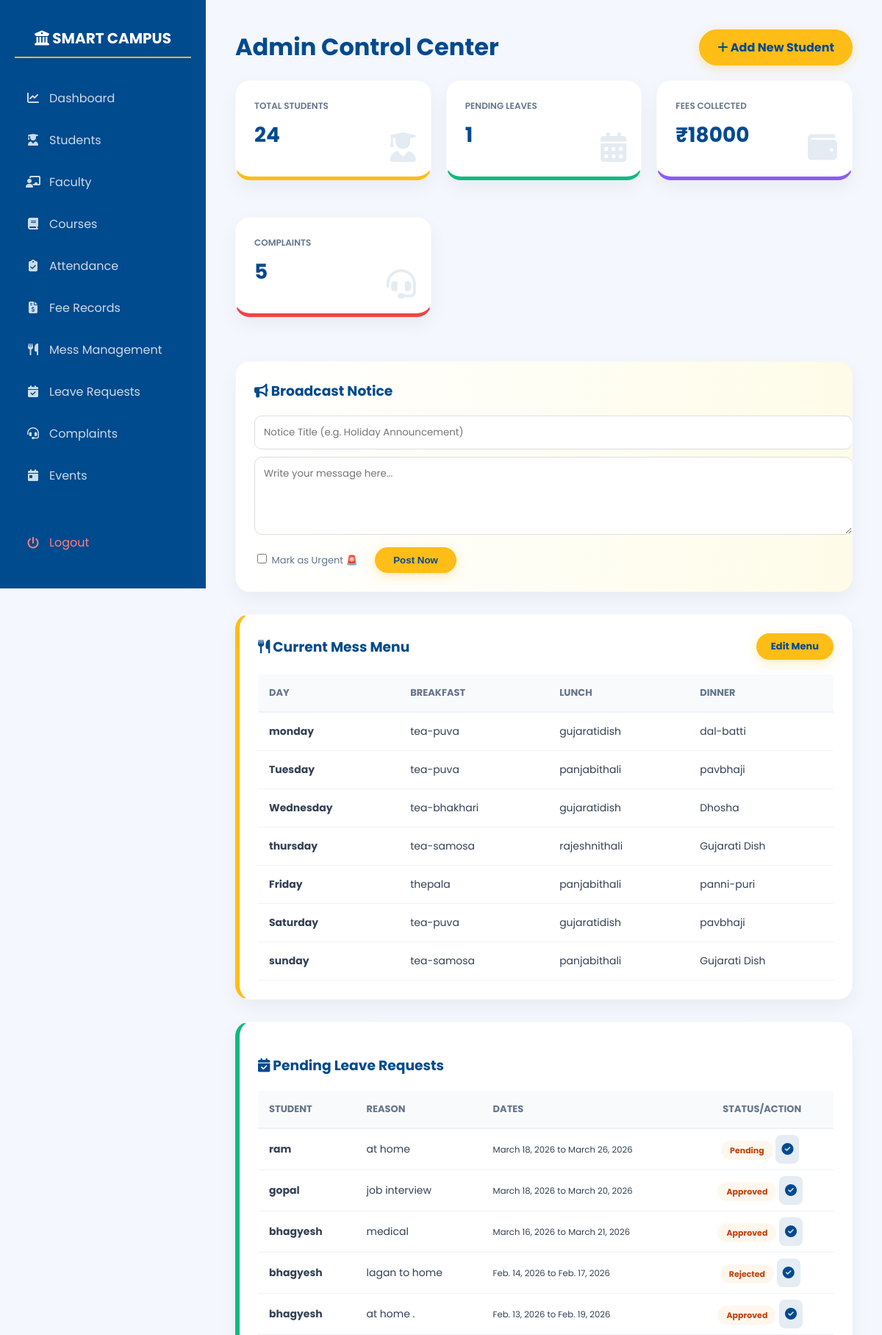
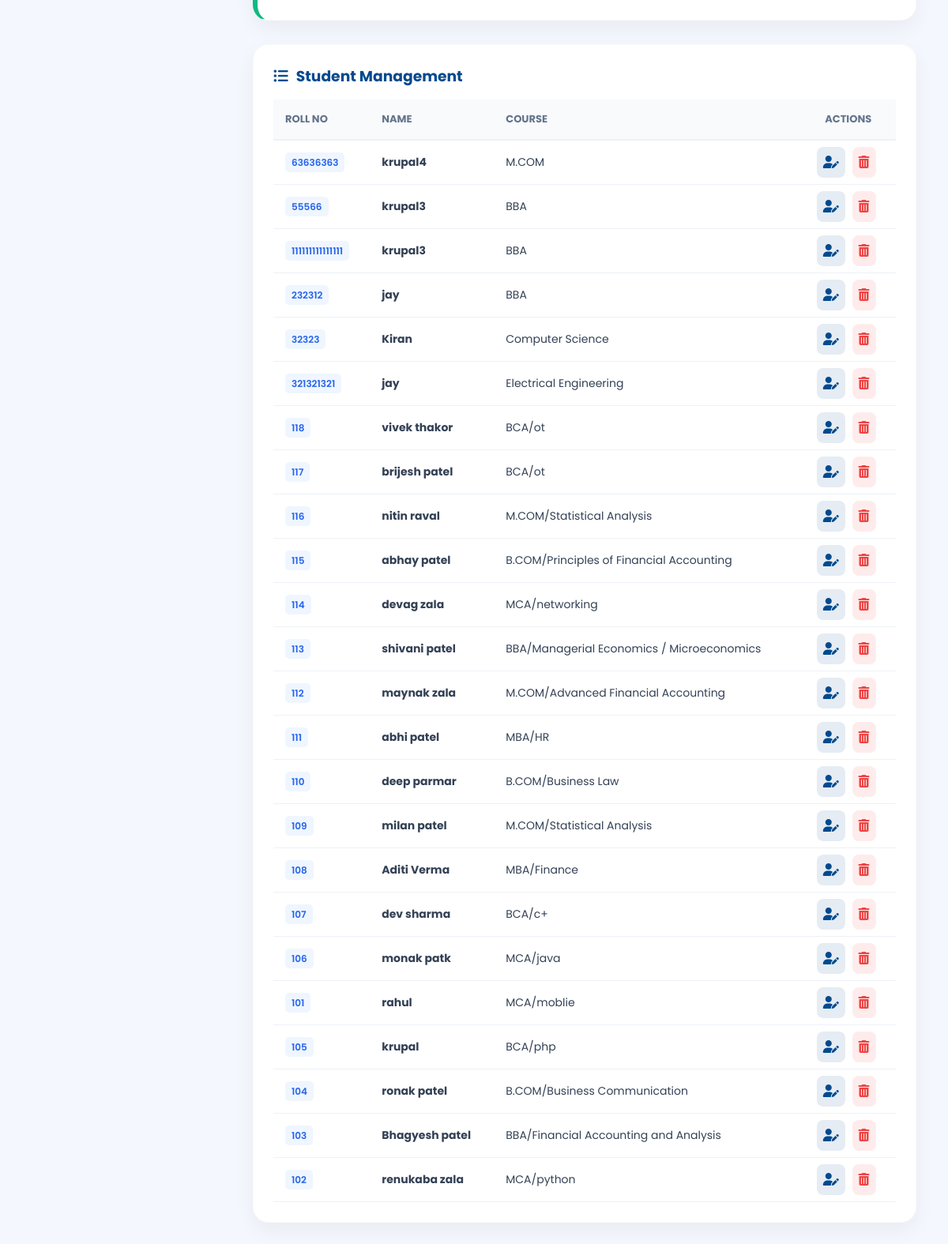
The page /master-admin/ (signed in) on the database its author committed (2 pictures, top to bottom).
### campus/models.py (models this page shows, shortened)
class MessMenu(models.Model):
    day = models.CharField(max_length=20)
    breakfast = models.CharField(max_length=200)
    lunch = models.CharField(max_length=200)
    dinner = models.CharField(max_length=200)

class LeaveApplication(models.Model):
    user = models.ForeignKey(User, on_delete=models.CASCADE)
    start_date = models.DateField()
    end_date = models.DateField()
    reason = models.TextField()
    status = models.CharField(max_length=20, default='Pending', choices=[
        ('Pending', 'Pending'),
        ('Approved', 'Approved'),
        ('Rejected', 'Rejected')
    ])
    created_at = models.DateTimeField(auto_now_add=True)

class Student(models.Model):
    user = models.OneToOneField(
        User,
        on_delete=models.SET_NULL,
        null=True,
        blank=True,
        related_name='student_profile',
    )
    name = models.CharField(max_length=100)
    roll_no = models.CharField(max_length=50, unique=True)
    course = models.CharField(max_length=100, null=True, blank=True)
    email = models.EmailField(blank=True, null=True)
    phone = models.CharField(max_length=20, blank=True, null=True)
    photo = models.ImageField(upload_to='student_photos/', null=True, blank=True)
    qr_code = models.ImageField(upload_to='qr_codes/', blank=True, null=True)

### campus/views.py (the view, shortened to what this page needs)
# urls.py: path('master-admin/', views.master_admin, name='master_admin'),
def master_admin(request):
    if not _is_faculty(request.user):
        return redirect('admin_login')
    students = Student.objects.all().order_by('-id')
    faculties = Faculty.objects.all().order_by('-id')
    courses = Course.objects.all()
    all_leaves = LeaveApplication.objects.all().order_by('-created_at')
    current_mess_menu = MessMenu.objects.all()
    total_working_days = Attendance.objects.values('date').distinct().count() or 1
    low_attendance_list = []
    all_students_with_attendance = Student.objects.annotate(
        present_days=Count('attendance', filter=Q(attendance__status='Present'))
    )
    for s in all_students_with_attendance:
        attendance_percent = (s.present_days / total_working_days) * 100
        if attendance_percent < 75:
            s.attendance_perc = round(attendance_percent, 1)
            low_attendance_list.append(s)
    recent_transactions = []
    total_collected = 0
    try:
        all_transactions = Payment.objects.all().order_by('-id')
        recent_transactions = all_transactions[:5]
        total_collected = all_transactions.aggregate(Sum('amount'))['amount__sum'] or 0
    except Exception as e:
        print(f"Finance Error: {e}")
    complaints = Complaint.objects.all().order_by('-id')
    notices = Notice.objects.all().order_by('-date_posted')[:5]
    context = {
        'students': students,
        'faculties': faculties,
        'courses': courses,
        'recent_transactions': recent_transactions,
        'complaints': complaints,
        'all_leaves': all_leaves,
        'current_mess_menu': current_mess_menu,
        'notices': notices,
        'low_attendance_list': low_attendance_list,
        'total_students': students.count(),
        'total_faculty': faculties.count(),
        'total_courses': courses.count(),
        'total_collected': total_collected,
        'pending_complaints': complaints.count(),
        'pending_leaves': all_leaves.filter(status='Pending').count(),
        'short_attendance_count': len(low_attendance_list),
    }
    return render(request, 'master_admin.html', context)

### campus/views.py (called while the page is built)
def _is_faculty(user):
    if not user or not user.is_authenticated:
        return False
    if user.is_superuser:
        return True
    return Faculty.objects.filter(user=user).exists()

### campus/templates/master_admin.html (shortened to what this page needs)
<!DOCTYPE html>
<html lang="en">
<head>
    <link rel="stylesheet" href="https://cdnjs.cloudflare.com/ajax/libs/font-awesome/6.4.0/css/all.min.css">
</head>
<body>
    <div class="sidebar">
        <h2><i class="fas fa-university"></i> SMART CAMPUS</h2>
        <a href="{% url 'master_admin' %}" class="nav-item"><i class="fas fa-chart-line"></i> Dashboard</a>
        <a href="{% url 'students_page' %}" class="nav-item"><i class="fas fa-user-graduate"></i> Students</a>
        <a href="{% url 'faculty_page' %}" class="nav-item"><i class="fas fa-chalkboard-teacher"></i> Faculty</a>
        <a href="{% url 'courses_page' %}" class="nav-item"><i class="fas fa-book"></i> Courses</a>
        <a href="{% url 'mark_attendance' %}" class="nav-item"><i class="fas fa-clipboard-check"></i> Attendance</a>
        <a href="{% url 'fee_records' %}" class="nav-item"><i class="fas fa-file-invoice-dollar"></i> Fee Records</a>
        <a href="{% url 'master_admin' %}#mess-section" class="nav-item"><i class="fas fa-utensils"></i> Mess Management</a>
        <a href="{% url 'master_admin' %}#leave-section" class="nav-item"><i class="fas fa-calendar-check"></i> Leave Requests</a>
        <a href="{% url 'master_admin' %}#complaint-section" class="nav-item"><i class="fas fa-headset"></i> Complaints</a>
        <a href="{% url 'events_page' %}" class="nav-item"><i class="fas fa-calendar-day"></i> Events</a>
        <div style="position: absolute; bottom: 30px; width: calc(100% - 40px);">
            <a href="{% url 'logout' %}" class="nav-item" style="color: #ff7e7e;"><i class="fas fa-power-off"></i> Logout</a>
        </div>
    </div>
    <div class="content">
        <a href="{% url 'add_student' %}" class="btn-add"><i class="fas fa-plus"></i> Add New Student</a>
        <h1 style="color: var(--ksv-blue); margin-top: 0; font-weight: 700;">Admin Control Center</h1>
        <div class="stat-grid">
            <div class="card stat-card">
                <p style="color: #64748b; margin: 0; font-weight: 600; font-size: 12px; text-transform: uppercase;">Total Students</p>
                <h2 style="margin: 10px 0; color: var(--ksv-blue); font-size: 28px;">{{ total_students }}</h2>
                <i class="fas fa-user-graduate"></i>
            </div>
            <div class="card stat-card" style="border-bottom-color: var(--success);">
                <p style="color: #64748b; margin: 0; font-weight: 600; font-size: 12px; text-transform: uppercase;">Pending Leaves</p>
                <h2 style="margin: 10px 0; color: var(--ksv-blue); font-size: 28px;">{{ pending_leaves|default:"0" }}</h2>
                <i class="fas fa-calendar-alt"></i>
            </div>
            <div class="card stat-card" style="border-bottom-color: #8b5cf6;">
                <p style="color: #64748b; margin: 0; font-weight: 600; font-size: 12px; text-transform: uppercase;">Fees Collected</p>
                <h2 style="margin: 10px 0; color: var(--ksv-blue); font-size: 28px;">₹{{ total_collected|default:"0" }}</h2>
                <i class="fas fa-wallet"></i>
            </div>
            <div class="card stat-card" style="border-bottom-color: var(--danger);">
                <p style="color: #64748b; margin: 0; font-weight: 600; font-size: 12px; text-transform: uppercase;">Complaints</p>
                <h2 style="margin: 10px 0; color: var(--ksv-blue); font-size: 28px;">{{ pending_complaints }}</h2>
                <i class="fas fa-headset"></i>
            </div>
        </div>
        <div class="card" style="background: linear-gradient(to right, #ffffff, #fefce8);">
            <h3 style="margin-top:0; color: var(--ksv-blue);"><i class="fas fa-bullhorn"></i> Broadcast Notice</h3>
            <form method="POST">
                <input type="text" name="title" placeholder="Notice Title (e.g. Holiday Announcement)" class="notice-input" required>
                <textarea name="message" placeholder="Write your message here..." class="notice-input" style="height: 80px;" required></textarea>
                <label style="font-size: 13px; color: #64748b;">
                    <input type="checkbox" name="is_urgent"> Mark as Urgent 🚨
                </label>
                <button type="submit" name="post_notice" class="btn-add" style="float:none; margin-left: 20px; padding: 10px 25px;">Post Now</button>
            </form>
        </div>
        <div class="card" id="mess-section" style="border-left: 6px solid var(--ksv-yellow);">
            <div style="display: flex; justify-content: space-between; align-items: center; margin-bottom: 20px;">
                <h3 style="margin: 0; color: var(--ksv-blue);"><i class="fas fa-utensils"></i> Current Mess Menu</h3>
                <a href="{% url 'master_admin' %}#mess-section" class="btn-add" style="float: none; padding: 8px 20px; font-size: 13px;">Edit Menu</a>
            </div>
            <div class="table-container">
                <table>
                    <thead>
                        <tr>
                            <th>Day</th>
                            <th>Breakfast</th>
                            <th>Lunch</th>
                            <th>Dinner</th>
                        </tr>
                    </thead>
                    <tbody>
                        {% for menu in current_mess_menu %}
                        <tr>
                            <td><b>{{ menu.day }}</b></td>
                            <td>{{ menu.breakfast }}</td>
                            <td>{{ menu.lunch }}</td>
                            <td>{{ menu.dinner }}</td>
                        </tr>
                        {% empty %}
                        <tr><td colspan="4" style="text-align: center; padding: 20px; color: #94a3b8;">Bhai, Mess Menu update karlo!</td></tr>
                        {% endfor %}
                    </tbody>
                </table>
            </div>
        </div>
        <div class="card" id="leave-section" style="border-left: 6px solid var(--success);">
            <h3 style="margin-bottom: 20px; color: var(--ksv-blue);"><i class="fas fa-calendar-check"></i> Pending Leave Requests</h3>
            <div class="table-container">
                <table>
                    <thead>
                        <tr>
                            <th>Student</th>
                            <th>Reason</th>
                            <th>Dates</th>
                            <th style="text-align: center;">Status/Action</th>
                        </tr>
                    </thead>
                    <tbody>
                        {% for leave in all_leaves %}
                        <tr>
                            <td><b>{{ leave.user.username }}</b></td>
                            <td style="max-width: 200px;">{{ leave.reason|truncatechars:50 }}</td>
                            <td><small>{{ leave.start_date }} to {{ leave.end_date }}</small></td>
                            <td style="text-align: center;">
                                <span class="badge-pending">{{ leave.status }}</span>
                                <a href="/admin/campus/leaveapplication/{{ leave.id }}/change/" class="action-btn edit-btn"><i class="fas fa-check-circle"></i></a>
                            </td>
                        </tr>
                        {% empty %}
                        <tr><td colspan="4" style="text-align: center; padding: 20px; color: #94a3b8;">Bhai, koi pending leave nahi hai.</td></tr>
                        {% endfor %}
                    </tbody>
                </table>
            </div>
        </div>
        <div class="card">
            <h3 style="margin: 0; color: var(--ksv-blue); display: flex; align-items: center; gap: 10px;">
                <i class="fas fa-list-ul"></i> Student Management
            </h3>
            <div class="table-container">
                <table>
                    <thead>
                        <tr>
                            <th>Roll No</th>
                            <th>Name</th>
                            <th>Course</th>
                            <th style="text-align: center;">Actions</th>
                        </tr>
                    </thead>
                    <tbody>
                        {% for s in students %}
                        <tr>
                            <td><span class="receipt-tag">{{ s.roll_no }}</span></td>
                            <td><b>{{ s.name }}</b></td>
                            <td>{{ s.course|default:"B.Tech / CS" }}</td>
                            <td style="text-align: center;">
                                <a href="{% url 'edit_student' s.id %}" class="action-btn edit-btn"><i class="fas fa-user-edit"></i></a>
                                <a href="{% url 'delete_student' s.id %}" class="action-btn delete-btn" onclick="return confirm('Pakka uda du?')"><i class="fas fa-trash-alt"></i></a>
                            </td>
                        </tr>
                        {% endfor %}
                    </tbody>
                </table>
            </div>
        </div>
    </div>
</body>
</html>

### campus/templates/master_admin.html (style rules this page uses)
:root { --ksv-blue: #004a8e; --ksv-yellow: #febd17; --bg-light: #f4f7fe; --success: #10b981; --danger: #ef4444; }
body { font-family: 'Poppins', sans-serif; margin: 0; background: var(--bg-light); display: flex; }
.sidebar { width: 280px; background: var(--ksv-blue); height: 100vh; color: white; position: fixed; padding: 20px; box-sizing: border-box; transition: 0.3s; z-index: 1000; }
.sidebar h2 { border-bottom: 2px solid var(--ksv-yellow); padding-bottom: 10px; font-size: 20px; text-align: center; margin-bottom: 30px; }
.nav-item { display: flex; align-items: center; color: rgba(255,255,255,0.8); text-decoration: none; padding: 12px 15px; border-radius: 10px; margin-bottom: 8px; transition: 0.3s; cursor: pointer; }
.nav-item i { margin-right: 12px; width: 20px; text-align: center; }
.content { margin-left: 280px; padding: 40px; width: calc(100% - 280px); box-sizing: border-box; }
.stat-grid { display: grid; grid-template-columns: repeat(auto-fit, minmax(220px, 1fr)); gap: 20px; margin-bottom: 30px; }
.card { background: white; padding: 25px; border-radius: 20px; box-shadow: 0 10px 25px rgba(0,0,0,0.05); border: 1px solid rgba(0,0,0,0.02); margin-bottom: 30px; position: relative; overflow: hidden; }
.stat-card { border-bottom: 5px solid var(--ksv-yellow); transition: 0.4s ease; }
.stat-card i { position: absolute; right: 20px; bottom: 20px; font-size: 40px; opacity: 0.1; color: var(--ksv-blue); }
.table-container { margin-top: 15px; overflow-x: auto; }
table { width: 100%; border-collapse: collapse; background: white; border-radius: 15px; }
th { background: #f8fafc; color: #64748b; padding: 15px; text-align: left; font-size: 13px; text-transform: uppercase; border-bottom: 2px solid #edf2f7; }
td { padding: 15px; border-bottom: 1px solid #edf2f7; color: #334155; font-size: 14px; }
.btn-add { background: var(--ksv-yellow); color: var(--ksv-blue); padding: 12px 25px; border-radius: 30px; text-decoration: none; font-weight: bold; float: right; transition: 0.3s; box-shadow: 0 4px 15px rgba(254, 189, 23, 0.3); border: none; cursor: pointer; }
.action-btn { padding: 8px; border-radius: 8px; text-decoration: none; margin-right: 5px; font-size: 16px; border: none; cursor: pointer; }
.edit-btn { color: var(--ksv-blue); background: rgba(0, 74, 142, 0.1); }
.delete-btn { color: #ef4444; background: rgba(239, 68, 68, 0.1); }
.badge-pending { background: #fff7ed; color: #c2410c; padding: 5px 12px; border-radius: 20px; font-size: 11px; font-weight: bold; }
.receipt-tag { background: #eff6ff; color: #2563eb; padding: 4px 8px; border-radius: 5px; font-size: 12px; font-weight: 600; }
.notice-input { width: 100%; padding: 12px; border: 1px solid #ddd; border-radius: 10px; margin-bottom: 10px; font-family: inherit; }

### rows shown on the page
MessMenu: day "monday", breakfast "tea-puva", lunch "gujaratidish", dinner "dal-batti"
MessMenu: day "Tuesday", breakfast "tea-puva", lunch "panjabithali", dinner "pavbhaji"
MessMenu: day "Wednesday", breakfast "tea-bhakhari", lunch "gujaratidish", dinner "Dhosha"
MessMenu: day "thursday", breakfast "tea-samosa", lunch "rajeshnithali", dinner "Gujarati Dish"
MessMenu: day "Friday", breakfast "thepala", lunch "panjabithali", dinner "panni-puri"
MessMenu: day "Saturday", breakfast "tea-puva", lunch "gujaratidish", dinner "pavbhaji"
MessMenu: day "sunday", breakfast "tea-samosa", lunch "panjabithali", dinner "Gujarati Dish"
LeaveApplication: user.username "ram", reason "at home", start_date "March 18, 2026", end_date "March 26, 2026", status "Pending"
LeaveApplication: user.username "gopal", reason "job interview", start_date "March 18, 2026", end_date "March 20, 2026", status "Approved"
LeaveApplication: user.username "bhagyesh", reason "medical", start_date "March 16, 2026", end_date "March 21, 2026", status "Approved"
LeaveApplication: user.username "bhagyesh", reason "lagan to home", start_date "Feb. 14, 2026", end_date "Feb. 17, 2026", status "Rejected"
LeaveApplication: user.username "bhagyesh", reason "at home .", start_date "Feb. 13, 2026", end_date "Feb. 19, 2026", status "Approved"
Student: roll_no "63636363", name "krupal4", course "M.COM"
Student: roll_no "55566", name "krupal3", course "BBA"
Student: roll_no "111111111111111", name "krupal3", course "BBA"
Student: roll_no "232312", name "jay", course "BBA"
Student: roll_no "32323", name "Kiran", course "Computer Science"
Student: roll_no "321321321", name "jay", course "Electrical Engineering"
Student: roll_no "118", name "vivek thakor", course "BCA/ot"
Student: roll_no "117", name "brijesh patel", course "BCA/ot"
Student: roll_no "116", name "nitin raval", course "M.COM/Statistical Analysis"
Student: roll_no "115", name "abhay patel", course "B.COM/Principles of Financial Accounting"
Student: roll_no "114", name "devag zala", course "MCA/networking"
Student: roll_no "113", name "shivani patel", course "BBA/Managerial Economics / Microeconomics"
Student: roll_no "112", name "maynak zala", course "M.COM/Advanced Financial Accounting"
Student: roll_no "111", name "abhi patel", course "MBA/HR"
Student: roll_no "110", name "deep parmar", course "B.COM/Business Law"
Student: roll_no "109", name "milan patel", course "M.COM/Statistical Analysis"
Student: roll_no "108", name "Aditi Verma", course "MBA/Finance"
Student: roll_no "107", name "dev sharma", course "BCA/c+"
Student: roll_no "106", name "monak patk", course "MCA/java"
Student: roll_no "101", name "rahul", course "MCA/moblie"
Student: roll_no "105", name "krupal", course "BCA/php"
Student: roll_no "104", name "ronak patel", course "B.COM/Business Communication"
Student: roll_no "103", name "Bhagyesh patel", course "BBA/Financial Accounting and Analysis"
Student: roll_no "102", name "renukaba zala", course "MCA/python"

### other values the page prints
{{ total_students }} "24"
{{ pending_leaves|default:"0" }} "1"
{{ total_collected|default:"0" }} "18000"
{{ pending_complaints }} "5"
